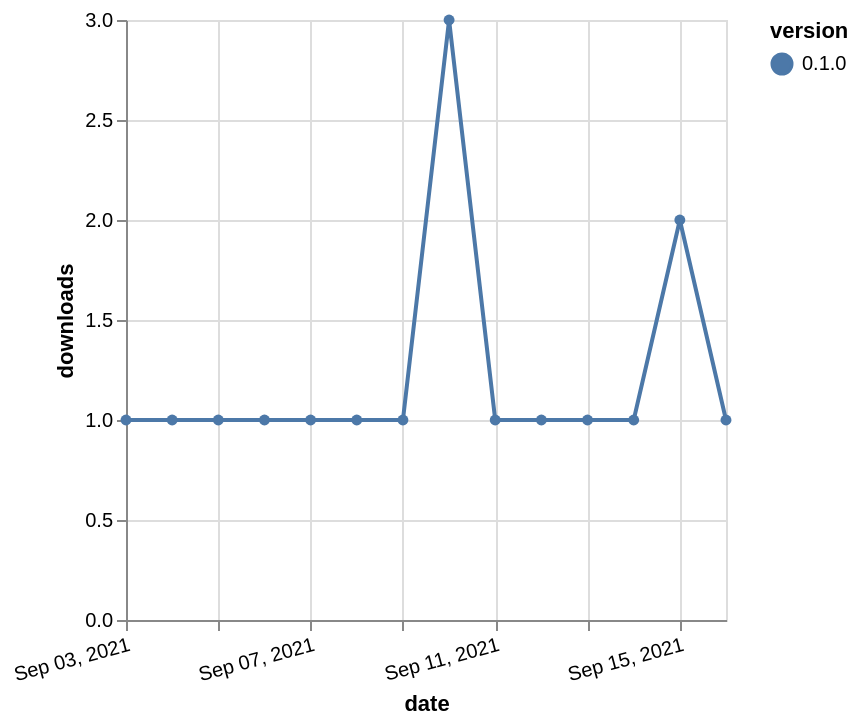

Describe this chart as a Vega-Lite specification.
### Vega-Lite specification from a JSON file in a GitHub repository (floating-point values rounded to 4 significant figures)
{"$schema": "https://vega.github.io/schema/vega-lite/v5.json", "description": "A simple bar chart with embedded data.", "data": {"values": [{"date": "2021-09-03", "total": 167, "delta": 1, "version": "0.1.0"}, {"date": "2021-09-04", "total": 168, "delta": 1, "version": "0.1.0"}, {"date": "2021-09-05", "total": 169, "delta": 1, "version": "0.1.0"}, {"date": "2021-09-06", "total": 170, "delta": 1, "version": "0.1.0"}, {"date": "2021-09-07", "total": 171, "delta": 1, "version": "0.1.0"}, {"date": "2021-09-08", "total": 172, "delta": 1, "version": "0.1.0"}, {"date": "2021-09-09", "total": 173, "delta": 1, "version": "0.1.0"}, {"date": "2021-09-10", "total": 176, "delta": 3, "version": "0.1.0"}, {"date": "2021-09-11", "total": 177, "delta": 1, "version": "0.1.0"}, {"date": "2021-09-12", "total": 178, "delta": 1, "version": "0.1.0"}, {"date": "2021-09-13", "total": 179, "delta": 1, "version": "0.1.0"}, {"date": "2021-09-14", "total": 180, "delta": 1, "version": "0.1.0"}, {"date": "2021-09-15", "total": 182, "delta": 2, "version": "0.1.0"}, {"date": "2021-09-16", "total": 183, "delta": 1, "version": "0.1.0"}]}, "width": "container", "mark": {"type": "line", "point": {"filled": true}}, "encoding": {"x": {"field": "date", "type": "temporal", "timeUnit": "yearmonthdate", "title": "date", "axis": {"labelAngle": -15}}, "y": {"field": "delta", "type": "quantitative", "title": "downloads"}, "color": {"field": "version", "type": "nominal"}, "tooltip": {"field": "delta"}}}
